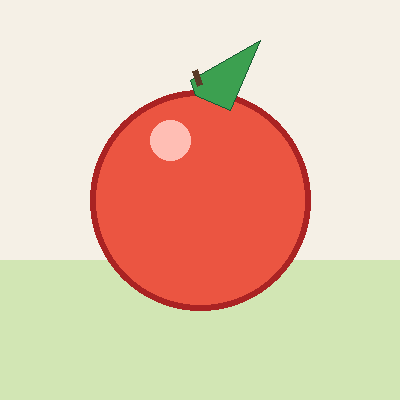
#> input picture Introduction/fruit.png, 400 x 400 px, found by its file name
$ jupyter execute chapter2.ipynb
#> lines starting #> are read from the running program, lines starting #| are printed output that depends on the picture
# image transformation and manipulation technique

# Resizing

[cell 1]
import cv2
import numpy as np
#(image path, width, height, color channels)
img = cv2.imread('/Users/karansingh/ocr-learning/Introduction/fruit.png')
#> img is the input picture: shape (400, 400, 3); mean B, G, R 173.7, 198.7, 227.9
if img is not None:
    img_resized = cv2.resize(img,(300,300)) ## resize image to 500x500
    cv2.imshow('Original Image', img)
    cv2.imshow('Resized Image', img_resized)
    cv2.imwrite('/Users/karansingh/ocr-learning/Introduction/fruit_resized.png', img_resized) ## save resized image
    cv2.waitKey(0)
    cv2.destroyAllWindows()
else:
    print("Image not found") ## check if image is loaded successfully

# Cropping

[cell 2]
## Cropped Image
# cropped_image = img[startY:endY, startX:endX]
import cv2
img = cv2.imread('/Users/karansingh/ocr-learning/OpenCv/fruit1.png')
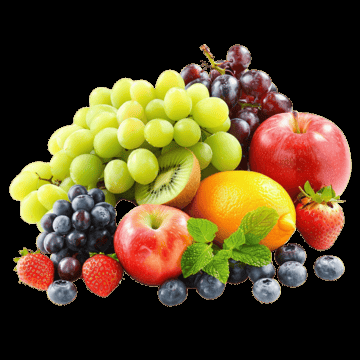
#> input picture OpenCv/fruit1.png, 360 x 360 px, found by its file name
#> img is the input picture: shape (360, 360, 3); mean B, G, R 36.1, 68.3, 85
if img is not None:
    cropped_img = img[50:250, 100:300] ## crop image from (100,50) to (300,250)
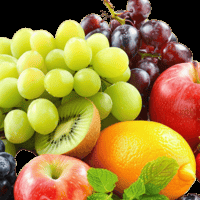
#> cropped_img: shape (200, 200, 3); mean B, G, R 57.9, 132.9, 159.8
    cv2.imshow('Cropped Image', cropped_img)
    cv2.imwrite('/Users/karansingh/ocr-learning/Introduction/fruit_cropped.png', cropped_img) ## save cropped image
    cv2.waitKey(0)
    cv2.destroyAllWindows()
else:
    print("Image not found") ## check if image is loaded successfully

# Image rotation and flipping

[cell 3]
# M = cv2.getRotationMatrix2D((center_x, center_y), angle, scale)
# rotated_image = cv2.warpAffine(image, M, (width, height))
# Center point = width/2, height/2
#  M formula
import cv2
import numpy as np
img = cv2.imread('/Users/karansingh/ocr-learning/OpenCv/fruit1.png')
if img is None:
    print("Image not found")
else:
    (h, w) = img.shape[:2]
#> h = 360; w = 360
    center = (w // 2, h // 2)
#> center = (180, 180)
    M = cv2.getRotationMatrix2D(center, 90, 1.0) ## rotate image by 45 degrees
    rotated_img = cv2.warpAffine(img, M, (w, h))
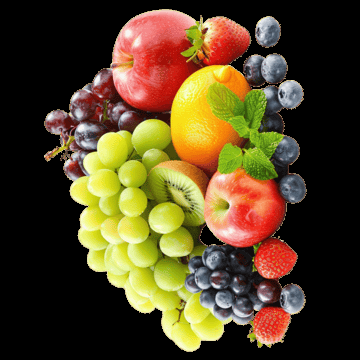
#> rotated_img: shape (360, 360, 3); mean B, G, R 36.1, 68.3, 85
    cv2.imshow('Rotated Image', rotated_img)
    cv2.imwrite('/Users/karansingh/ocr-learning/Introduction/fruit_rotated.png', rotated_img) ## save rotated image
    cv2.waitKey(0)
    cv2.destroyAllWindows()

# image flipping

[cell 4]
## cv2.flip(image, flipCode)
# flipCode = 0: flip vertically
# flipCode > 0: flip horizontally
# flipCode < 0: flip both vertically and horizontally
import cv2
img = cv2.imread('/Users/karansingh/ocr-learning/OpenCv/fruit1.png')
if img is None:
    print("Image not found")
else:
    flipped_horizontal = cv2.flip(img, 1) ## flip image horizontally
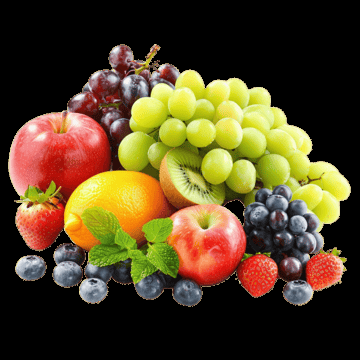
#> flipped_horizontal: shape (360, 360, 3); mean B, G, R 36.1, 68.3, 85
    flipped_vertical = cv2.flip(img, 0) ## flip image vertically
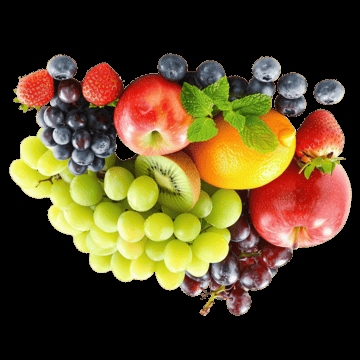
#> flipped_vertical: shape (360, 360, 3); mean B, G, R 36.1, 68.3, 85
    flipped_both = cv2.flip(img, -1) ## flip image both vertically and horizontally
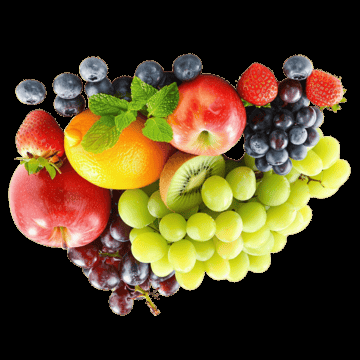
#> flipped_both: shape (360, 360, 3); mean B, G, R 36.1, 68.3, 85
    #flipped_img = np.hstack((flipped_horizontal, flipped_vertical, flipped_both)) ## stack images horizontally
    cv2.imshow('Original', img)
    cv2.imshow('horizontal', flipped_horizontal)
    cv2.imshow('vertical',flipped_vertical)
    cv2.imshow('both', flipped_both)
    ##cv2.imwrite('/Users/karansingh/ocr-learning/Introduction/fruit_flipped.png', flipped_img) ## save flipped image
    cv2.waitKey(0)
    cv2.destroyAllWindows()
